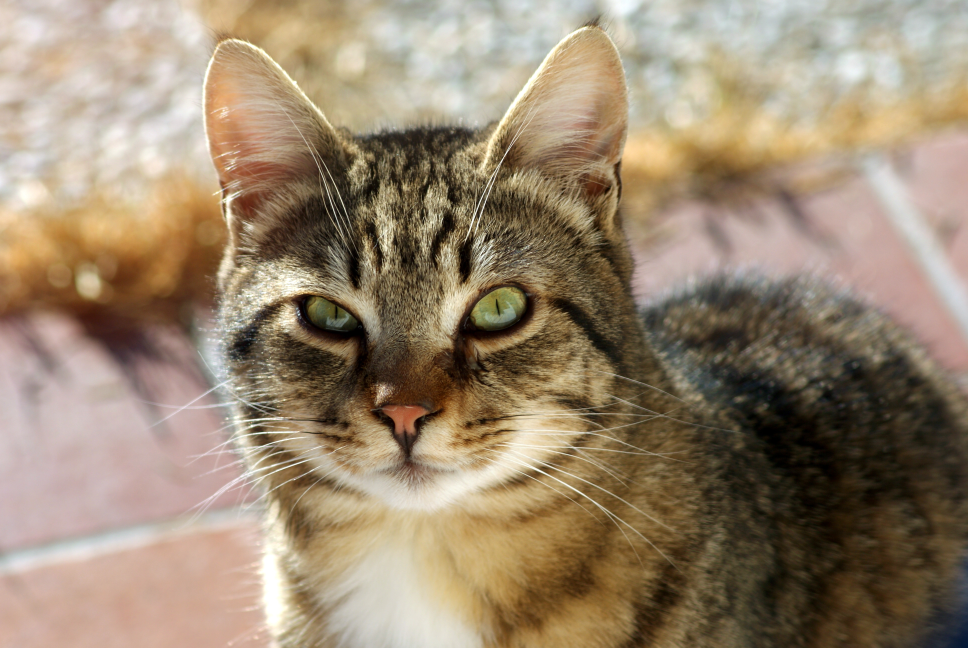
#> input picture cat.jpg, 3872 x 2592 px (shown at 1/4 size)
$ python histogram3.py
#> lines starting #> are read from the running program, lines starting #| are printed output that depends on the picture; after the words box and inside, x2 and y2 are one past the last pixel; in counts of white or black regions, pixels touching at a corner belong together
import cv2 as cv
import matplotlib.pyplot as plt
import numpy as np

# we can create a mask and compute histogram only for that mask
# we can do this by setting mask parameter in cv.calcHist to mask

img = cv.imread("cat.jpg")
#> img is the input picture: shape (2592, 3872, 3); mean B, G, R 111.9, 134.8, 152.9
cv.imshow('Cat', img)

blank = np.zeros(img.shape[:2], dtype='uint8')
circle = cv.circle(blank, (img.shape[1]//2, img.shape[0]//2), 800, 255, -1)
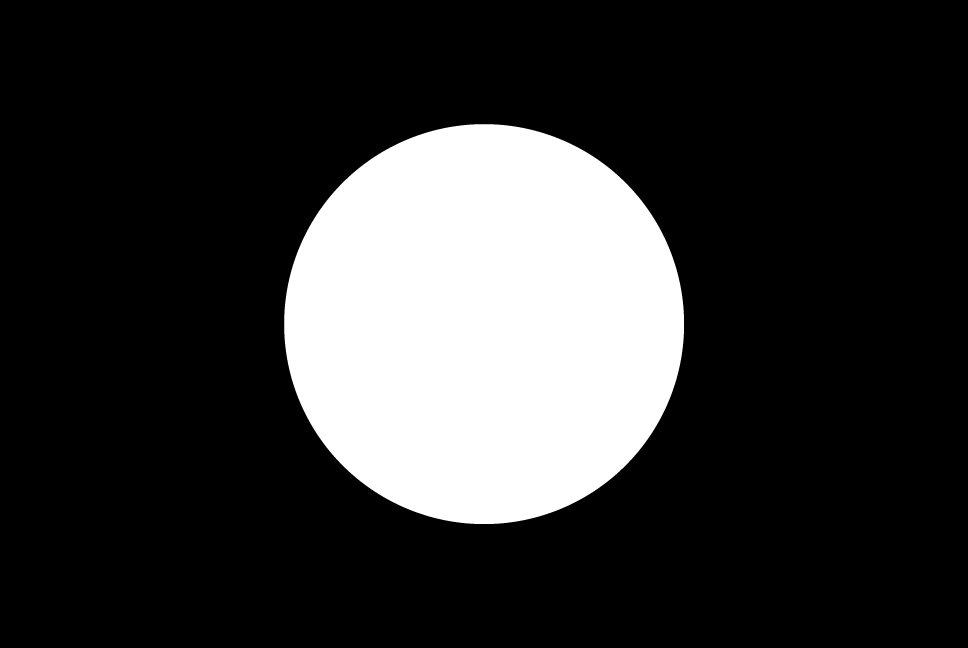
#> blank: shape (2592, 3872) (shown at 1/4 size); 20% white; 1 white region, box (x1, y1, x2, y2) and area: (1136, 496, 2737, 2097) 2010573
mask = cv.bitwise_and(img, img, mask = circle)
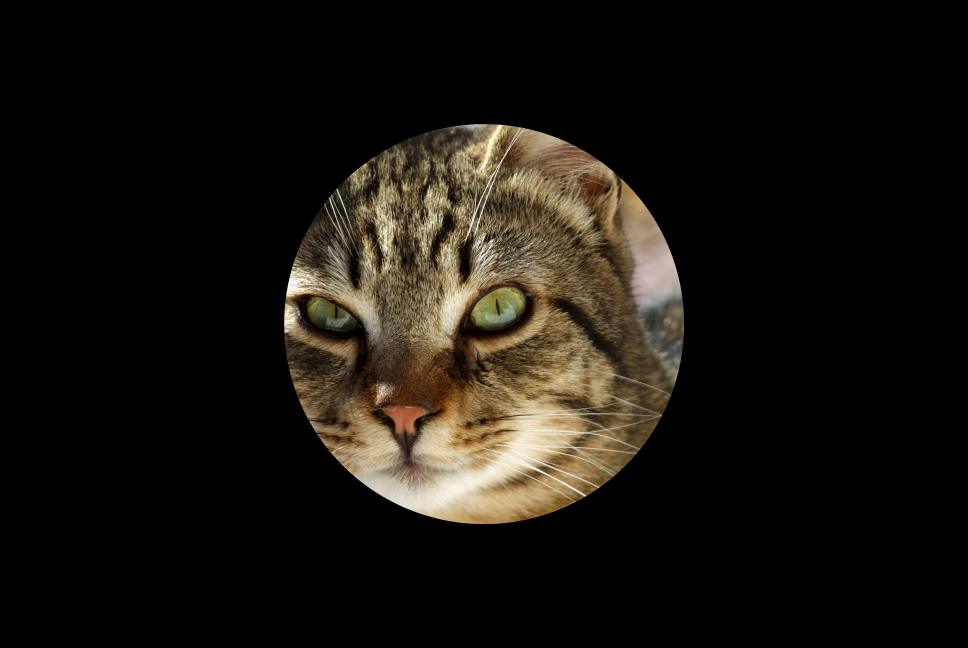
#> mask: shape (2592, 3872, 3) (shown at 1/4 size); mean B, G, R 15.4, 21, 24.6
cv.imshow('Mask', mask)

# 2. Color Histogram


plt.figure()                    # It tells Matplotlib: “Start a fresh plot here.”
plt.title('Color Histogram')
plt.xlabel('Bins')
plt.ylabel('# of pixels')
plt.xlim([0,256])           # a limit to x axis


colors = ('b', 'g', 'r')
for i,col in enumerate(colors):  # iterates 3 times             # enumerate(colors) => used to loop over a list and get both the index and the value at the same time.
    hist = cv.calcHist([img], [i], None, [256], [0,256])        # None => no mask use full image
    plt.plot(hist, color=col)
    plt.xlim([0,256])

plt.show()
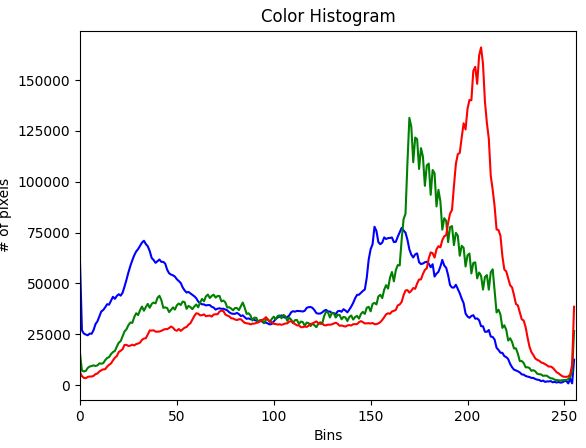
#> figure drawn by matplotlib, 1 panel; curve peaks at x = 152, y = 77881; curve peaks at x = 170, y = 131403; curve peaks at x = 207, y = 166078

cv.waitKey(0)

$ run again, with monkey.jpg copied over cat.jpg
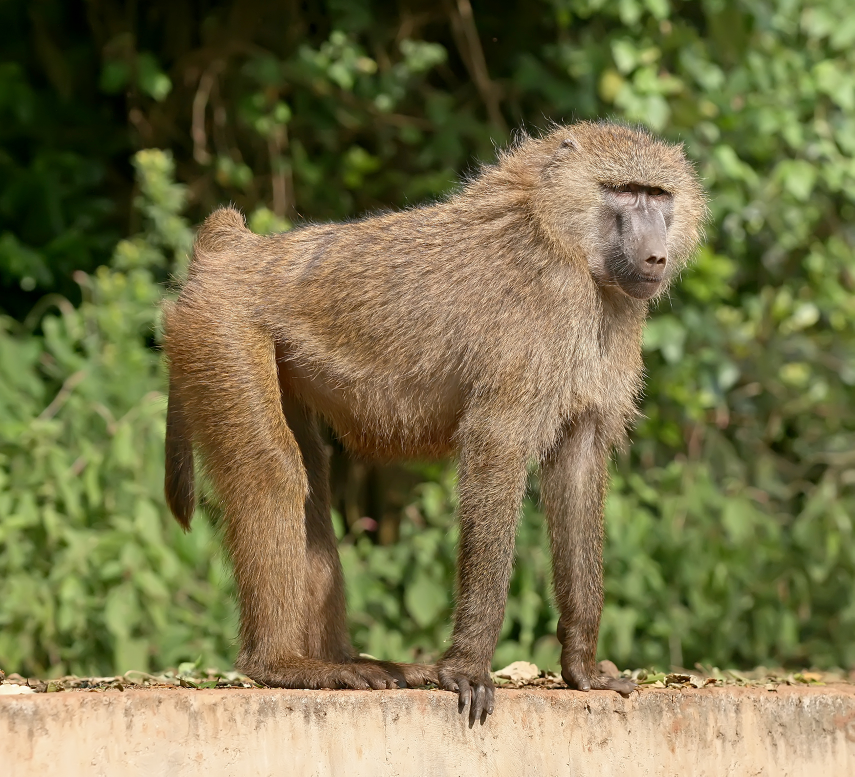
#> input picture monkey.jpg, 1709 x 1553 px (shown at 1/2 size)
#> img is the input picture: shape (1553, 1709, 3); mean B, G, R 72.9, 114.2, 118.6
#> `circle = cv.circle(blank, (img.shape[1]//2, img.shape[0]//2), 800, 255..`:
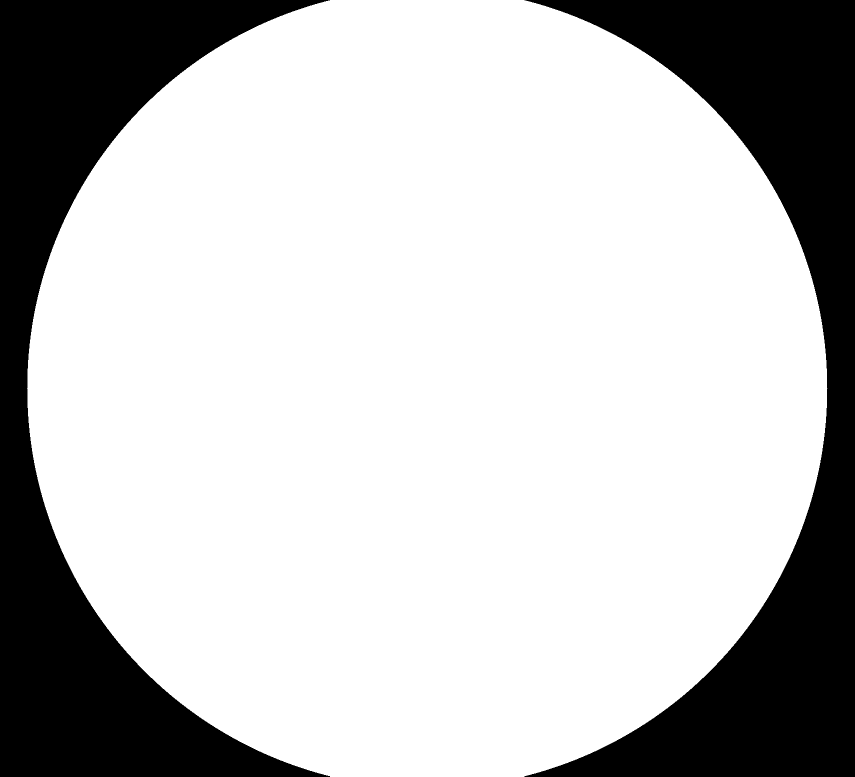
#> blank: shape (1553, 1709) (shown at 1/2 size); 75.3% white; 2 black regions, box (x1, y1, x2, y2) and area: (0, 0, 660, 1553) 327788, (1049, 0, 1709, 1553) 327788
#> `plt.show()`:
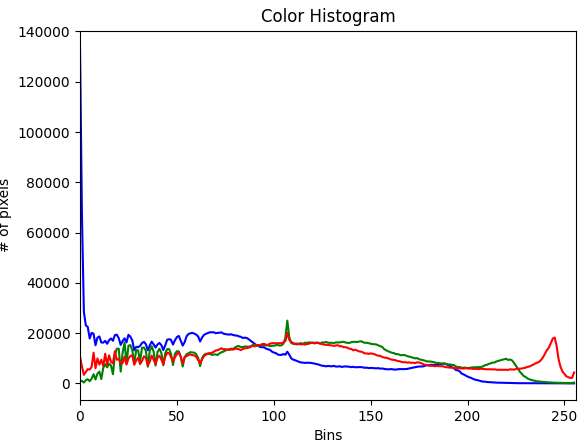
#> figure drawn by matplotlib, 1 panel; curve peaks at x = 0, y = 133650; curve peaks at x = 107, y = 24979; curve peaks at x = 107, y = 20098
